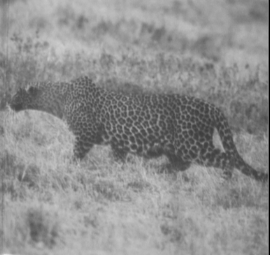
%> input picture Bayes Decision Rule/cheetah.bmp, 270 x 255 px
$ octave hw1.m   (GNU Octave 9; MATLAB toolbox functions it lacks are replaced by stand-ins)
%> lines starting %> are read from the running program, lines starting %| are printed output that depends on the picture
clear all;
%% TrainingSamplesDCT_8.mat
%compute the priors Py(cheeta) & Py(grass)
load('TrainingSamplesDCT_8.mat');
p_background = size(TrainsampleDCT_BG,1) / (size(TrainsampleDCT_BG,1) + size(TrainsampleDCT_FG,1)); % PY(grass)
p_foreground = 1 - p_background; %PY(cheeta)

%compute class-conditioned Px|y(x|cheeta)
index_cheeta = zeros(1,64);
TrainsampleDCT_FG(:,1) = [];
for ci = 1: size(TrainsampleDCT_FG,1)
    [VC,C] = max(abs(TrainsampleDCT_FG(ci,:)));
    index_cheeta(C) = index_cheeta(C) + 1;
end
index_cheeta = index_cheeta / size(TrainsampleDCT_FG,1);

%compute class-conditioned Px|y(x|grass)
index_grass = zeros(1,64);
TrainsampleDCT_BG(:,1) = [];
for gi = 1: size(TrainsampleDCT_BG,1)
    [VG,G] = max(abs(TrainsampleDCT_BG(gi,:)));
    index_grass(G) = index_grass(G) + 1;
end
index_grass = index_grass / size(TrainsampleDCT_BG,1);

%plot on histogram
figure(1);
subplot(1,2,1);
bar(index_cheeta);
title('Px|y(x|cheeta)');

subplot(1,2,2);
bar(index_grass);
title('Px|y(x|grass)');
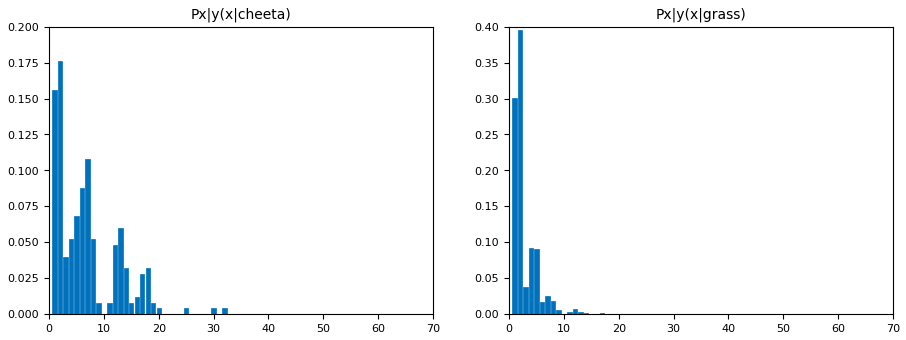
%> figure redrawn from the program's plot data, 2 panels; panel 1: tallest bar 0.176 high, from x = 1.6 to 2.4; panel 2: tallest bar 0.396 high, from x = 1.6 to 2.4

%If Py|x(cheeta|x) > Py|x(grass|x) ----> the pixel is cheeta
%same as Px|y(x|cheeta)Py(cheeta) > Px|y(x|grass)Py(grass)
%input bmp file & ZigZag pattern
A = imread('cheetah.bmp');
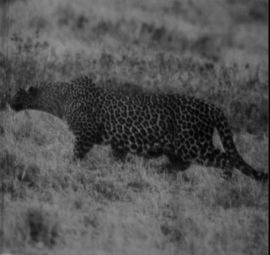
%> A: size 255x270 uint8; min 0, max 149, mean 82.8
%> (the run ends here)
